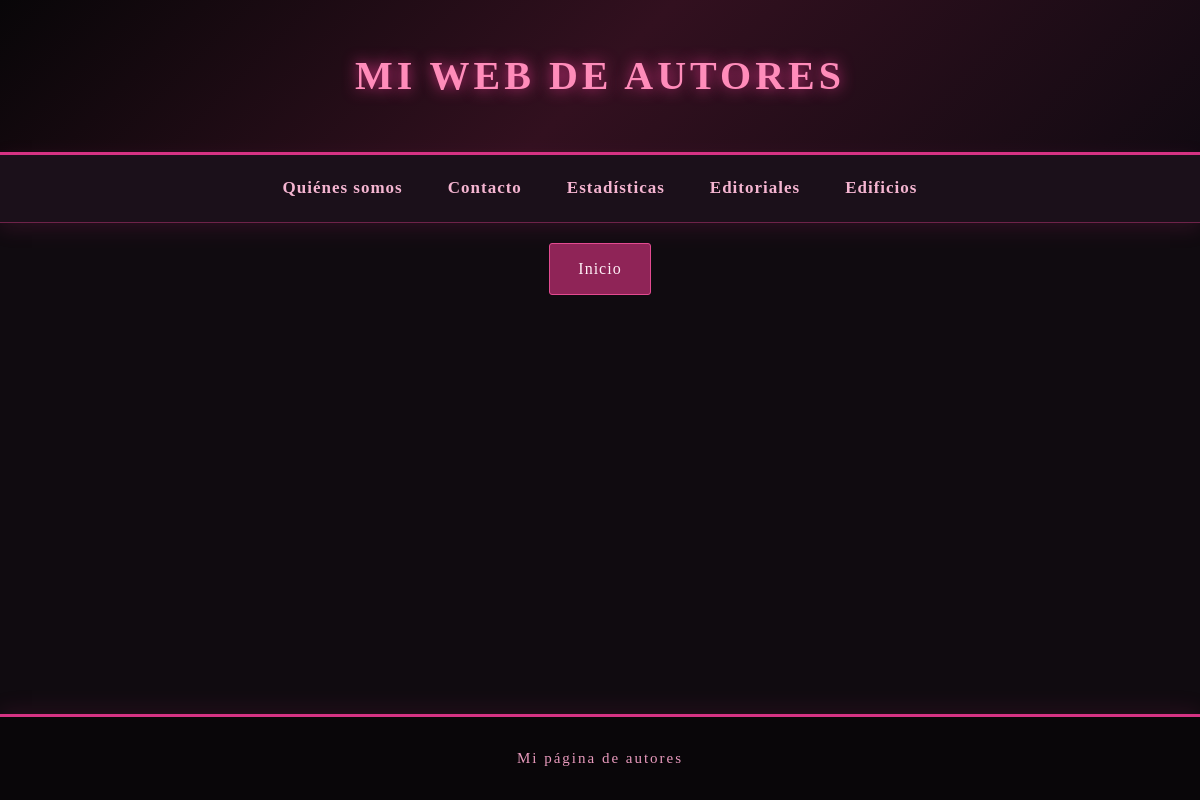
The app's page /autores/editoriales/, older data.
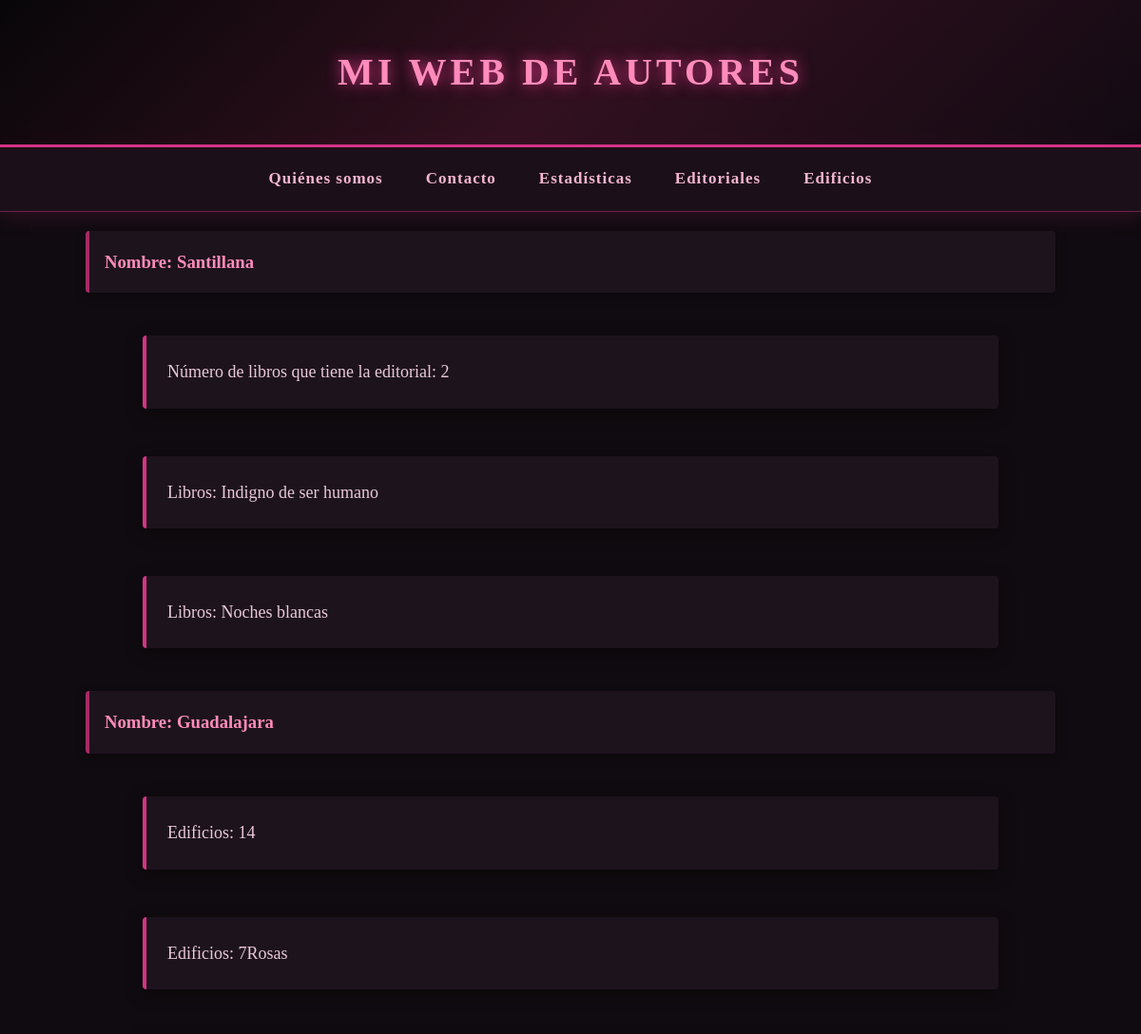
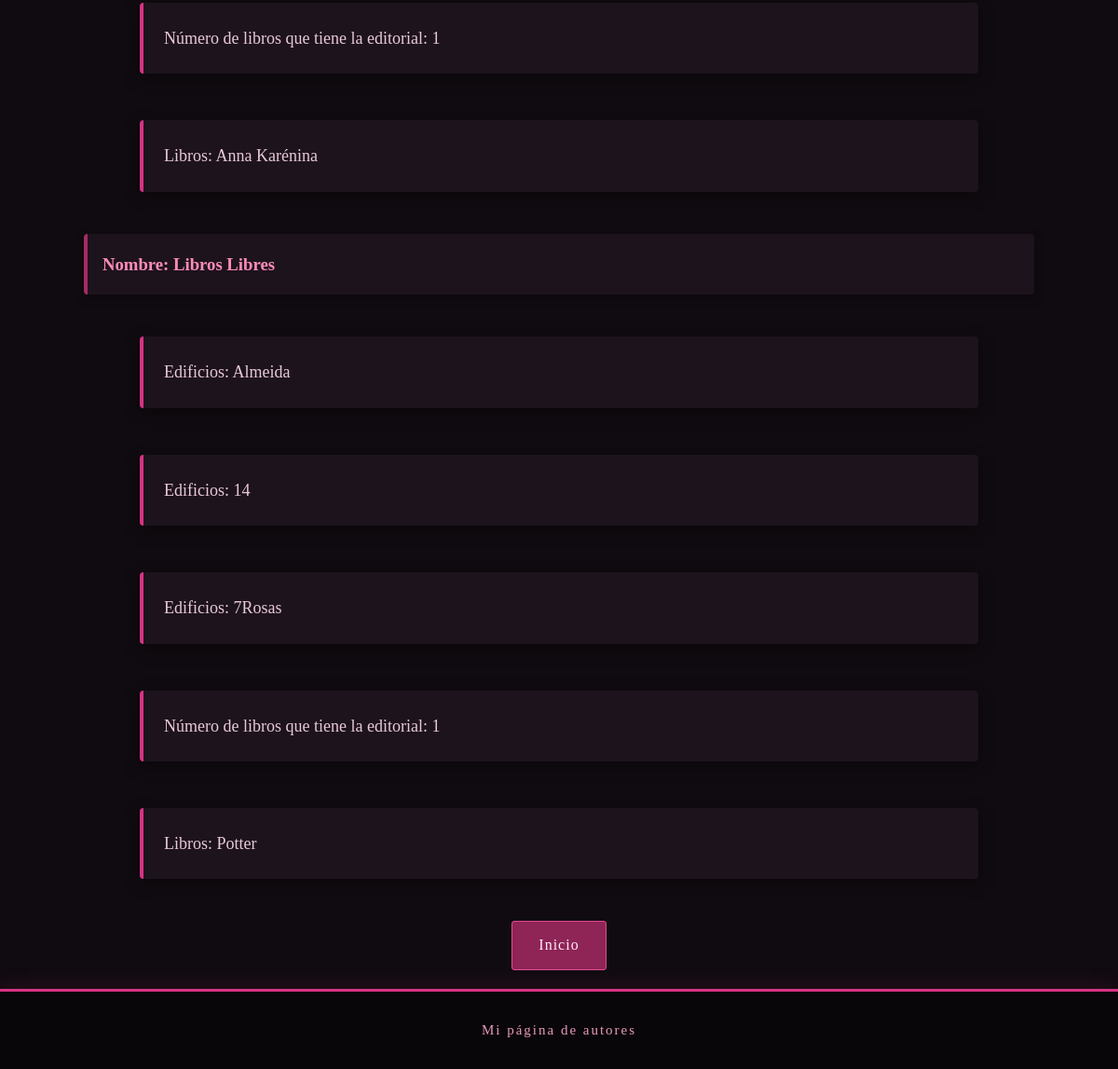
The same page, newer data (2 pictures, top to bottom).
### autores_clasicos/models.py (models this page shows, shortened)
class Editorial(models.Model):
    nombre=models.CharField(max_length=200)
    edificio=models.ManyToManyField(
        Edificio,
        blank=True,
        null=True
    )

class Libro(models.Model):
    nombre= models.CharField(max_length=200)
    genero= models.CharField(max_length=200)
    num_paginas= models.PositiveBigIntegerField()
    autor = models.ForeignKey(Autor, on_delete=models.CASCADE)
    editorial= models.ForeignKey(Editorial, on_delete=models.PROTECT, blank=True, null=True)
    '''
    ForeignKey(on_delete=models.PROTECT) -> no se borra si se borra el relacionado
    CASCADE -> se borran los hijitos
    -------------
    Relaciones:
    -Uno a muchos se hace sin poner nada, con fk normal
        autor = models.ForeignKey(Autor, on_delete=models.CASCADE)
        Lo pongo en LIBRO y asi digo un LIBRO puede tener un autor
        pero un autor muchos libros
    -el many to many tenemos que decir a django que cree una tabla intermedia
    autores= models.ManyToManyField(Autor, related_name="hola", blank=True)
    (debes mirar en bbdd en qué entidad concreta se crea el campo cuando es m:n), las normas de formalización
    La tabla intermedia puede tener un atributo extra o varios (relacion aula- personasClase tiene olor)->
    Pues añades un nuevo parametro despues de Autor, que es through="nombreClase"->
     esa clase que he creado tiene fk de cada una de las otras dos tablas
     + el resto de atributos que me den la gana
     -onetoonefield es uno a uno
     models.OneToOneField(...)


     -> agregar haces libro.autores.add(autor)
--------
related_name: sirve para personalizar el acceso inverso a una relación. SUSTITUYE AL _set      .all()
__ : sirve para consultas: Libro.objects.filter(edificio__nombre='Torre del Oro')
     y coge y atraviesa todo


__ (doble guion bajo): sirve para navegar por relaciones en consultas (filter, annotate, aggregate, etc.).

-----------------------------------------------------------------------------------------------
problema n+1 y su solución->
dos soluciones:
-select_related() -> uno dos registros
    libros= Libro.objects.select_related("editorial") //es como una consulta JOIN, para este libro ponme los datos de su
    editorial relacionada. Es solo una consulta. Dentro de libro debe existir la col editorial que sea fk, claro

-prefetch_related() -> a veces de cada libro hay un numero indeterminado de editoriales (one to many o many to many)
para cada libro me puede sacar 4 autores, para otro 2...
asi que usamos prefetch_related()
asi que para usarlo haces print de libro.autores.all()
------------------------------------------------------------------------------------------------
combinacion de related y prefetch


libros= Libro.objetcs.select_related("editorial").prefetch_related("autores")
es decir: dame para cada libro su editorial y todos sus autores (las dos fk que tiene)

el prefetch te coge todos los datos de la tabla referenciada, puedo especificar la consulta sql

editoriales= Editorial.objects.prefetch_related(
Prefetch(
"libros"
queryset=Libro.objects.filter(disponible=True).order_by("titulo))
etc etc etc
)

------------------------------------------------------------------------------------------------------
DIFERENCIAS:
SUSTITYYE AL FOR PARA HACER CONSULTAS MAS OPTIMAS
-annotate() -> añadir un cálculo a cada objeto individual(cuántos pasteles tiene cada sucursal)


-aggregate()-> como annotate pero en vez de dar un resultado por cada objeto, da un resultado global (cuántos pasteles
tienen todas las sucursales juntas)


SUSTITYE A AVG, COUNT SUM MAX LO PODRIA HACER EN PYTHON PERO LO HAGO CON SQL
-select_related() -> optimizar consultas cuando hay fk. (VENTAS relaciona SUCURSAL con PASTEL. Puedo coger todas las VENTAS
e i terar en cada venta para ir contando cuántos pastele en total ha vendido cada sucursal
o  hacer un JOIN de dame VENTA donde sucursal sea 'aeropuerto' y donde PASTEL.SABOR sea 'fresa')ç




-prefetch_related() ->
# 1. Obtenemos todos los empleados de la base de datos.
# prefetch_related("sucursales") le dice a Django que también
# cargue las sucursales relacionadas con cada empleado.
# Así evitamos hacer una consulta por cada empleado al acceder a sus sucursales.

empleados = Empleado.objects.prefetch_related("sucursales")


# 2. Recorremos uno por uno todos los empleados obtenidos.
for empleado in empleados:

    # 3. Obtenemos todas las sucursales a las que pertenece este empleado.
    # Como hemos utilizado prefetch_related(), Django ya las ha cargado.
    sucursales = empleado.sucursales.all()

    # 4. Contamos cuántas sucursales tiene este empleado.
    # len() cuenta los elementos de la lista (QuerySet precargado).
    total = len(sucursales)

    # 5. Mostramos el nombre del empleado.
    print(empleado.nombre)

    # 6. Mostramos el número total de sucursales de ese empleado.
    print("Total de sucursales:", total)

    # 7. Recorremos todas las sucursales de este empleado.
    for sucursal in sucursales:

        # 8. Mostramos el nombre de cada sucursal.
        print(sucursal.nombre)


        --DEBERES USAR LO ANTEERIOR, META, STR




        Utiliza Prefetch para obtener solo los libros disponibles de cada editorial.
        solo los libros cuyo autor no este funado
    '''

class Edificio(models.Model):
    class Ciudad(models.TextChoices):
        SEVILLA = 'SE', 'Sevilla',
        MADRID = 'MA', 'Madrid'
        BARCELONA = 'BA', 'Barcelona'
        MURCIA = 'MU', 'Murcia'
        BIELEFELD = 'BI', 'Bielefeld'
    nombre= models.CharField(max_length=200)
    ciudad=models.CharField(max_length=3, choices=Ciudad.choices)

### autores_clasicos/views.py (the view)
# urls.py: path('editoriales/', views.editorial_libros, name='editoriales_funcion_python'),
def editorial_libros(request):
    editoriales = Editorial.objects.annotate(
        num_libros=Count('libro')
    )
    return render(request, 'autores_clasicos/editorial_completa.html', {'editoriales': editoriales})

### autores_clasicos/templates/autores_clasicos/editorial_completa.html
{% extends 'autores_clasicos/main.html' %}
{% block contenido %}
{% for editorial in editoriales %}
    <h3>Nombre: {{editorial.nombre}}</h3>
                {% for edificio in editorial.edificio.all %}
                <p>Edificios: {{edificio.nombre}}</p>
                {% endfor %}
    <p>Número de libros que tiene la editorial: {{editorial.num_libros}}</p>
                {% for libro in editorial.libro_set.all %}
                <p>Libros: {{libro.nombre}}</p>
                {% endfor %}
{% endfor %}
    <a href="{% url 'inicio' %}">Inicio</a>
{% endblock %}

Row changes from the older to the newer data that the page shows:
added Editorial: nombre "Santillana", num_libros "2"
now on this page (row edited): Libro: nombre "Indigno de ser humano", shown under "Santillana"
added Libro: nombre "Noches blancas", shown under "Santillana"
added Editorial: nombre "Guadalajara", num_libros "1"
added Edificio: nombre "14"
added Edificio: nombre "7Rosas"
now on this page (row edited): Libro: nombre "Anna Karénina", shown under "Guadalajara"
added Editorial: nombre "Libros Libres", num_libros "1"
added Edificio: nombre "Almeida", shown under "Libros Libres"
added Libro: nombre "Potter", shown under "Libros Libres"
